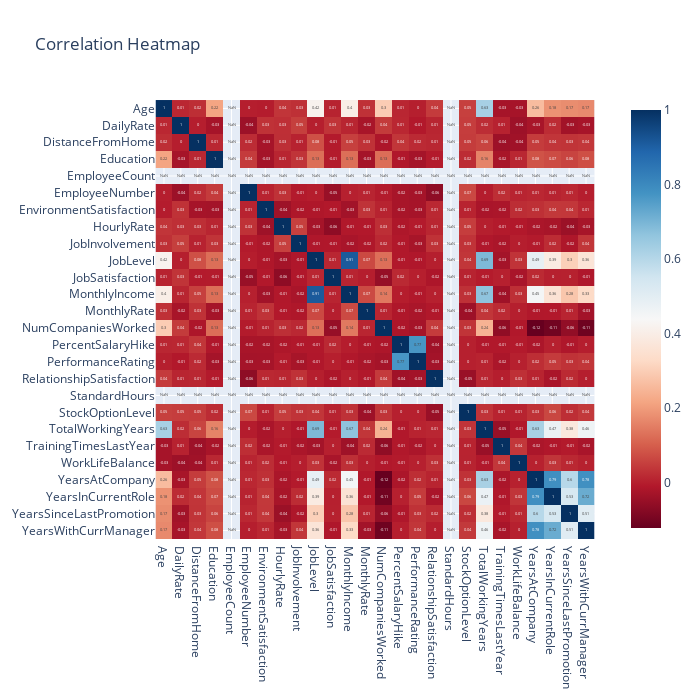

Notebook cell for this chart:
### Markdown cell above
<div style="background-color:#0f2027;
            padding:25px;
            border-radius:12px;
            border:1px solid #00c6ff;
            margin-top:20px;">

<h3 style="
    color:#00e5ff;
    font-family:Segoe UI, sans-serif;
    font-size:20px;
    font-weight:700;">
9.5 Correlation Heatmap
</h3>

</div>

### Code cell
plt.figure(figsize=(8,6))
corr = df.corr(numeric_only = True)
fig = px.imshow(
    corr,
    text_auto= '.2f',
    color_continuous_scale = 'RdBu',
    title = 'Correlation Heatmap'
)
fig.update_layout(width=700, height=700)
fig.update_traces(text=corr.round(2), texttemplate="%{text}")
fig.show()

### Figure 1 — Plotly figure (JSON) as saved in the notebook; plotly's stock layout.template omitted (floating-point values rounded to 4 significant figures; data arrays with more than 128 entries replaced by an {"elided": "..."} marker saying what was removed)
{"data": [{"coloraxis": "coloraxis", "hovertemplate": "x: %{x}<br>y: %{y}<br>color: %{z}<extra></extra>", "name": "0", "text": {"elided": "26x26 float values"}, "texttemplate": "%{text}", "type": "heatmap", "x": ["Age", "DailyRate", "DistanceFromHome", "Education", "EmployeeCount", "EmployeeNumber", "EnvironmentSatisfaction", "HourlyRate", "JobInvolvement", "JobLevel", "JobSatisfaction", "MonthlyIncome", "MonthlyRate", "NumCompaniesWorked", "PercentSalaryHike", "PerformanceRating", "RelationshipSatisfaction", "StandardHours", "StockOptionLevel", "TotalWorkingYears", "TrainingTimesLastYear", "WorkLifeBalance", "YearsAtCompany", "YearsInCurrentRole", "YearsSinceLastPromotion", "YearsWithCurrManager"], "xaxis": "x", "y": ["Age", "DailyRate", "DistanceFromHome", "Education", "EmployeeCount", "EmployeeNumber", "EnvironmentSatisfaction", "HourlyRate", "JobInvolvement", "JobLevel", "JobSatisfaction", "MonthlyIncome", "MonthlyRate", "NumCompaniesWorked", "PercentSalaryHike", "PerformanceRating", "RelationshipSatisfaction", "StandardHours", "StockOptionLevel", "TotalWorkingYears", "TrainingTimesLastYear", "WorkLifeBalance", "YearsAtCompany", "YearsInCurrentRole", "YearsSinceLastPromotion", "YearsWithCurrManager"], "yaxis": "y", "z": {"elided": "26x26 float values"}}], "layout": {"coloraxis": {"colorscale": [[0, "rgb(103,0,31)"], [0.1, "rgb(178,24,43)"], [0.2, "rgb(214,96,77)"], [0.3, "rgb(244,165,130)"], [0.4, "rgb(253,219,199)"], [0.5, "rgb(247,247,247)"], [0.6, "rgb(209,229,240)"], [0.7, "rgb(146,197,222)"], [0.8, "rgb(67,147,195)"], [0.9, "rgb(33,102,172)"], [1, "rgb(5,48,97)"]]}, "height": 700, "title": {"text": "Correlation Heatmap"}, "width": 700, "xaxis": {"anchor": "y", "constrain": "domain", "domain": [0, 1], "scaleanchor": "y"}, "yaxis": {"anchor": "x", "autorange": "reversed", "constrain": "domain", "domain": [0, 1]}}}
